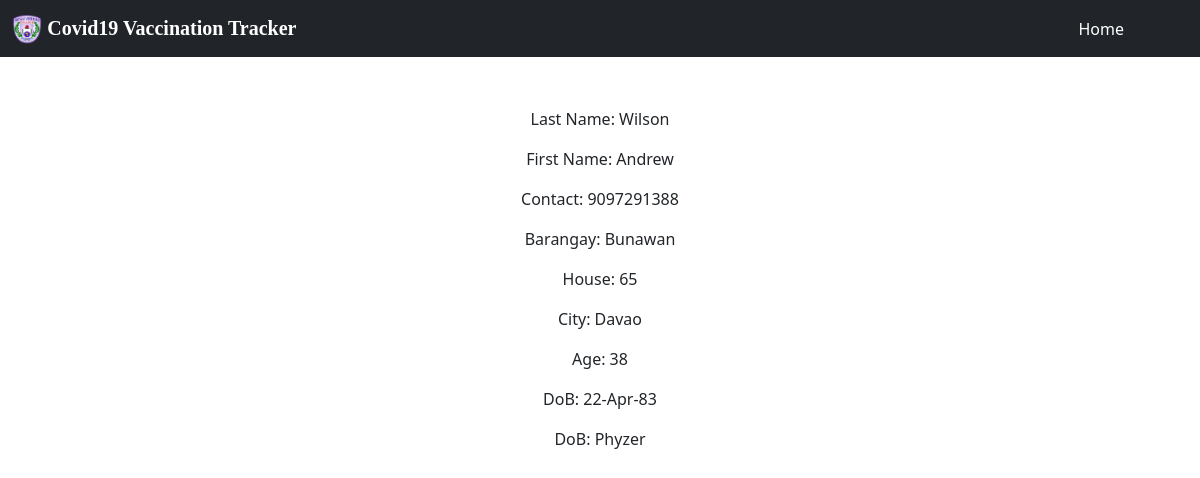
/patients/2, run on the app's committed database.
### tracker/models.py (models this page shows, shortened)
class Patient(models.Model):
    Last_name=models.CharField(max_length=200)
    First_name=models.CharField(max_length=200)
    Contact=models.IntegerField()
    Barangay=models.CharField(max_length=200)
    Street=models.CharField(max_length=200)
    House=models.IntegerField()
    City=models.CharField(max_length=200)
    Age=models.IntegerField()
    DoB=models.CharField(max_length=10)
    Vaccine=models.CharField(max_length=100)

### tracker/views.py (the view)
# urls.py: path('patients/<int:patient_id>', views.patient, name='patient'),
def patient(request, patient_id):
    patient=get_object_or_404(Patient, pk=patient_id)
    patients=Patient.objects.all()
    return render(request,'vaccinated/patient.html',{'patient':patient,'patients':patients,})

### tracker/templates/vaccinated/patient.html
{% extends 'vaccinated/base.html' %}
{% block content %}
    {% load static %}
<div style="width: 500px; margin:50px auto">
    <div style="text-align:center; padding-bottom:50px">
    <p>Last Name: {{patient.Last_name}}</p>
    <p>First Name: {{patient.First_name}}</p>
    <p>Contact: {{patient.Contact}}</p>
    <p>Barangay: {{patient.Barangay}}</p>
    <p>House: {{patient.House}}</p>
    <p>City: {{patient.City}}</p>
    <p>Age: {{patient.Age}}</p>
    <p>DoB: {{patient.DoB}}</p>
    <p>DoB: {{patient.Vaccine}}</p>
        </div>
</div>
{% endblock %}

### data on the page
Patient: Last_name "Wilson", First_name "Andrew", Contact "9097291388", Barangay "Bunawan", House "65", City "Davao", Age "38", DoB "22-Apr-83", Vaccine "Phyzer"
